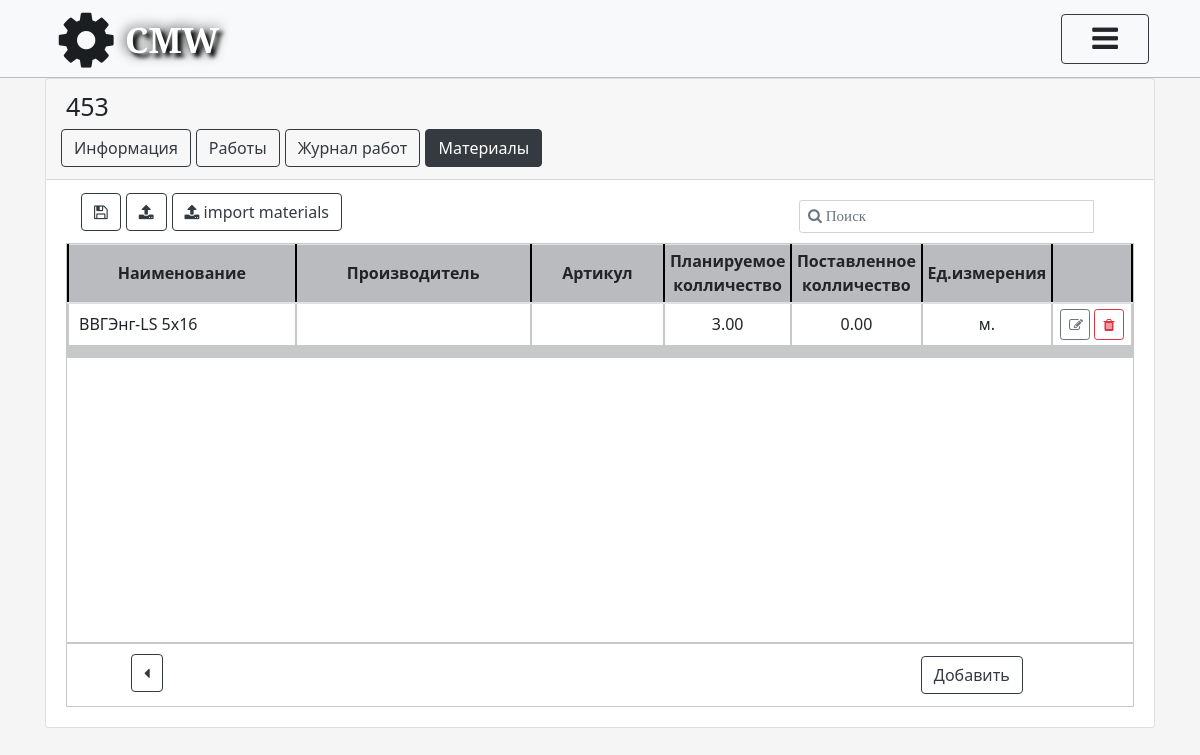
Before: /projects/detail/2015-5986-1589274616/objects/453-1597247831/materials/plan/ (signed in) with the older database file.
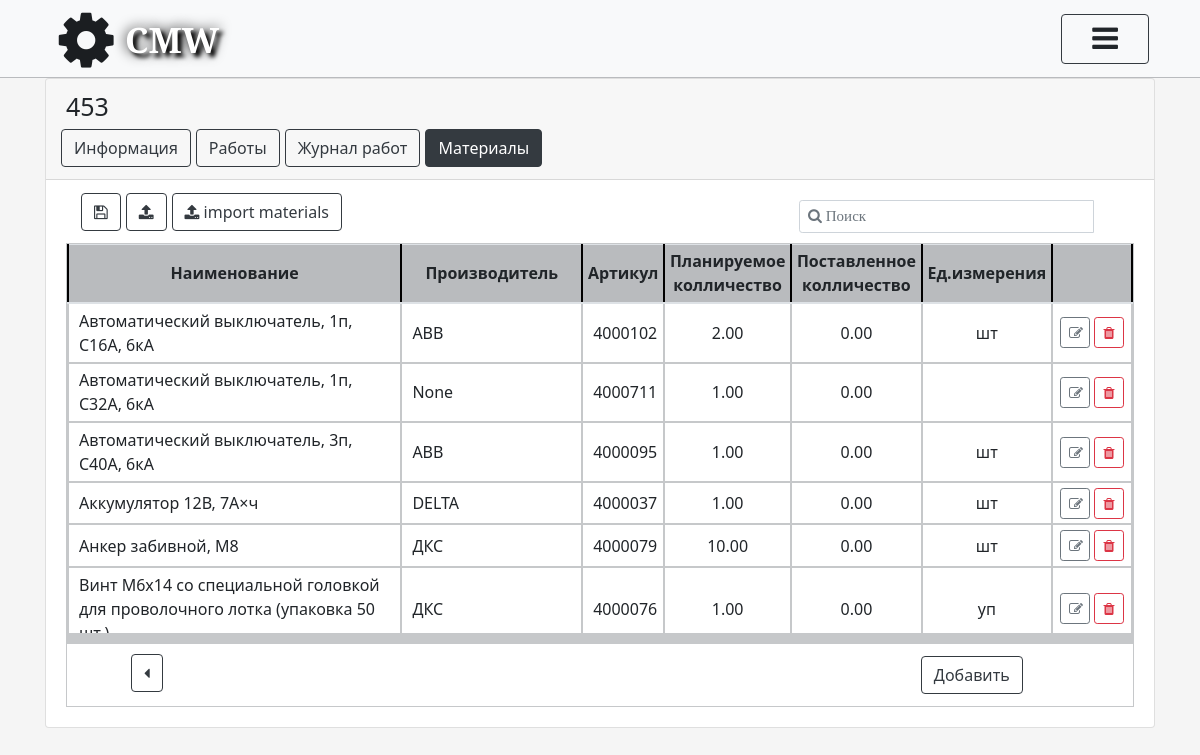
After: the same page with the newer database file.
### object/models.py (models this page shows, shortened)
class Object(models.Model):
    Name_Object = models.CharField(max_length=500, verbose_name='Наименование объекта', unique=True)
    Adress_Object = models.TextField(verbose_name='Адрес', unique=True)
    NCH_General = models.DecimalField(verbose_name='Н/Ч общее', max_digits=6, decimal_places=2)
    NCH_Spent = models.DecimalField(default=0, verbose_name='Н/Ч затрачено', max_digits=6, decimal_places=2)
    NCH_Left = models.DecimalField(default=0, verbose_name='Н/Ч осталось', max_digits=6, decimal_places=2)
    Perform_proc = models.SmallIntegerField(default=0, verbose_name='Выполнено')
    ID_Project = models.ForeignKey(Project, on_delete=models.CASCADE, verbose_name='Проект')
    ID_Rukovoditel = models.ForeignKey(CustomUser, on_delete=models.CASCADE, verbose_name='Руководитель',
                                       related_name='Руководитель', blank=True, null=True)
    ID_Menedger = models.ForeignKey(CustomUser, on_delete=models.CASCADE, verbose_name='Менеджер',
                                    related_name='Менеджер', blank=True, null=True)
    ID_Ingener = models.ForeignKey(CustomUser, on_delete=models.CASCADE, verbose_name='Инженер',
                                   related_name='Инженер', blank=True, null=True)
    ID_Montazhnik = models.ForeignKey(CustomUser, on_delete=models.CASCADE, verbose_name='Старший_монтажник',
                                      related_name='Старший_монтажник', blank=True, null=True)
    FIO_zakazchika = models.CharField(max_length=500, verbose_name='ФИО заказчика', blank=True)
    Number_phone = models.CharField(max_length=20, verbose_name='Номер телефона заказчика', blank=True)
    Note = models.TextField(verbose_name='Примечание', blank=True)
    slug = models.SlugField(max_length=150, blank=True)
    class Meta:
        verbose_name = "Объект"
        verbose_name_plural = "Объекты"

### materials/models.py (models this page shows, shortened)
class PlanMaterials(models.Model):
    material = models.ForeignKey(Materials, on_delete=models.CASCADE, verbose_name='Материал')
    quantity_plan = models.DecimalField(verbose_name='Колличество (планируемое)', max_digits=8, decimal_places=2)
    quantity_delivered = models.DecimalField(verbose_name='Колличество (поставленное)', max_digits=8, decimal_places=2,
                                             default=0)
    name_object = models.ForeignKey(Object, on_delete=models.CASCADE, verbose_name='Название объекта')
    class Meta:
        verbose_name = "Планируемые материалы"
        verbose_name_plural = "Планируемые материалы"
        ordering = ['material']

class Materials(models.Model):
    name = models.CharField(max_length=1000, verbose_name='Наименование материала')
    unit = models.ForeignKey(Unit, on_delete=models.CASCADE, verbose_name='Ед. измерения', blank=True, null=True)
    manufacturer = models.CharField(max_length=500, verbose_name='Производитель', blank=True, null=True)
    code_of_product = models.CharField(max_length=1500, verbose_name='Код продукта', blank=True, null=True)
    articul = models.CharField(max_length=500, verbose_name='Артикул', blank=True, null=True)
    class Meta:
        verbose_name = "Материалы"
        verbose_name_plural = "Материалы"
        ordering = ['name']

### work/models.py (models this page shows, shortened)
class Unit(models.Model):
    name = models.CharField(max_length=50, unique=True, verbose_name='Название ед.измерения')
    class Meta:
        verbose_name = "Ед.измерения"
        verbose_name_plural = "Ед.измерения"

### materials/views.py (the view, shortened to what this page needs)
# urls.py: path('plan/', view_plan_materials, name="plan_materials_view"),
def view_plan_materials(request, slug_proj, slug):
    name_object = Object.objects.get(slug__iexact=slug)
    search_form = SearchPlanMaterialsForm()
    plan_material = PlanMaterials.objects.filter(name_object__slug__exact=slug)
    if request.user.is_superuser == True:
        return render(request, "materials/view.html",
                      {'object_list': name_object, 'plan_materials': plan_material, 'search': search_form,
                       'slug': slug, 'slug_proj': slug_proj, 'error_superuser': 'У вас недостаточно прав',
                       })

### templates/materials/view.html (shortened to what this page needs)
{% extends 'card_object.html' %}
{% load static %}
{% block add_style %}
    <link rel="stylesheet" href="{% static 'css/plan_work.css' %}">
    <link rel="stylesheet" href="{% static 'css/objects_table.css' %}">
    <link rel="stylesheet" href="{% static 'css/materials_view.css' %}">
{% endblock %}
{% block info %}
    {% if user.is_authenticated %}
        <div class="nav_object btns_materials">
            <ul class="nav nav-pills card-header-pills ">
                <li class="nav-item" style="margin-left: 70%;  width: 300px">
                    <form action="" method="post" id="search-form_plan_materials">
                        <div class="input-group input-group-sm input_search">
                            <input type="text" name="q" id="q" class="form-control empty" style="font-size: 15px"
                                   placeholder="&#xF002; Поиск" title="Поиск по материалам">
                        </div>
                    </form>
                </li>
                <li class="btn_download">
                    <a href="{% url 'object:materials:dowload_plan_materials' slug_proj slug %}"
                       class="btn btn-outline-dark" title="Сохранить данные в Excell">
                        <i class="fa fa-floppy-o" aria-hidden="true"></i></a>
                </li>
                {% if not  error_perm %}
                    <li class="btn_download">
                        <a href="{% url 'object:materials:import_plan_materials' slug_proj slug %}"
                           class="btn btn-outline-dark" title="Загрузить данные из Excell файла">
                            <i class="fa fa-upload" aria-hidden="true"></i></a>
                    </li>
                {% endif %}
                {% if error_superuser %}
                    <li class="btn_download">
                        <a href="{% url 'object:materials:import_materials' slug_proj slug %}"
                           class="btn btn-outline-dark">
                            <i class="fa fa-upload" aria-hidden="true"></i> import materials</a>
                    </li>
                {% endif %}
            </ul>
        </div>
        <div class="zone_table_works posts">
            <table class="table table-sm ">
                <thead class="high">
                <tr>
                    <th scope="col" style=" vertical-align: middle" class="higher">Наименование</th>
                    <th scope="col" style=" vertical-align: middle" class="higher">Производитель</th>
                    <th scope="col" style=" vertical-align: middle" class="higher">Артикул</th>
                    <th scope="col" style="text-align: center; vertical-align: middle" class="higher">Планируемое
                        колличество
                    </th>
                    <th scope="col" style="text-align: center; vertical-align: middle" class="higher">Поставленное
                        колличество
                    </th>
                    <th scope="col" style="text-align: center; vertical-align: middle; " class="higher">Ед.измерения
                    </th>
                    {% if not  error_perm %}
                        <th scope="col" style="text-align: center; vertical-align: middle" class="higher"></th>
                    {% endif %}
                </tr>
                </thead>
                <tbody>
                {% for key2 in plan_materials %}
                    <tr>
                        <td style="text-align: left; padding-left: 10px; vertical-align: middle;">{{ key2.material.name }}</td>
                        <td style="text-align: left; padding-left: 10px; vertical-align: middle;">{{ key2.material.manufacturer }}</td>
                        <td style="text-align: left; padding-left: 10px; vertical-align: middle;">{{ key2.material.articul }}</td>
                        <td style="text-align: center; vertical-align: middle; width: 50px">{{ key2.quantity_plan }}</td>
                        <td style="text-align: center; vertical-align: middle; width: 50px">{{ key2.quantity_delivered }}</td>
                        <td style="text-align: center; vertical-align: middle; width: 50px">{{ key2.material.unit.name }}</td>
                        {% if not  error_perm %}
                            <td style="width: 80px; vertical-align: middle">
                                <a class="btn btn-outline-secondary btn-sm mx-auto"
                                   style="width: 30px"
                                   title="Изменить"
                                   id="btn_change_object"
                                   href="{% url 'object:materials:plan_materials_update' slug_proj=slug_proj slug=slug  pk=key2.pk %}">
                                    <i class="fa fa-pencil-square-o" aria-hidden="true"></i>
                                </a>
                                <a class="btn btn-outline-danger btn-sm mx-auto" style="width: 30px"
                                   title="Удалить"
                                   id="btn_change_object"
                                   href="{% url 'object:materials:plan_materials_delete' slug_proj=slug_proj slug=slug  pk=key2.pk %}">
                                    <i class="fa fa-trash" aria-hidden="true"></i>
                                </a>
                            </td>
                        {% endif %}
                    </tr>
                {% endfor %}
                <div class="foot">
                    <tr>
                        <td style="text-align: center; vertical-align: middle" class="footer"></td>
                        <td style="text-align: center; vertical-align: middle" class="footer"></td>
                        <td style="text-align: center; vertical-align: middle" class="footer"></td>
                        <td style="text-align: center; vertical-align: middle" class="footer"></td>
                        <td style="text-align: center; vertical-align: middle" class="footer"></td>
                        <td style="text-align: center; vertical-align: middle" class="footer"></td>
                        {% if not  error_perm %}
                            <td style="text-align: center; vertical-align: middle" class="footer"></td>
                        {% endif %}
                    </tr>
                </div>
                </tbody>
            </table>
        </div>
        <ul class="btn_control">
            <div id="btn_back">
                <a style='margin-top: 10px; margin-bottom: 10px'
                   href="{% url 'object:home' slug_proj %}"
                   class=" btn btn-outline-dark"><i
                        class="fa fa-caret-left" aria-hidden="true"></i></a>
            </div>
            {% if not  error_perm %}
                <li style="">
                    <a class="btn btn-outline-dark" id="btn_add_object"
                       href="{% url 'object:materials:plan_materials_create' slug_proj slug %}">
                        Добавить
                    </a>
                </li>
            {% endif %}
        </ul>
    {% else %}
        {% include 'registration/errorPage_auth.html' %}
    {% endif %}
{% endblock %}

### templates/card_object.html (shortened to what this page needs)
{% extends 'wrapper.html' %}
{% url 'object:detail' slug_proj slug as object_detail_url %}
{% load static %}
{% block entr %}
    <div class="card text-center">
        <div class="card-header">
            <div class="zag_name">
                <h3> {{ object_list.Name_Object }} </h3>
            </div>
            <div class="nav_object">
                <ul class="nav nav-pills card-header-pills btn_card">
                    <li class="nav-item ">
                        <a class=" btn btn-outline-dark {% if request.resolver_match.url_name == "detail" or request.resolver_match.url_name == "documents_view" or request.resolver_match.url_name == "documents_delete"%}active{% endif %}"
                           id="btn_add_object"
                           href="{% url 'object:detail'  slug_proj slug %}">
                            Информация
                        </a>
                    </li>
                    <li class="nav-item ">
                        <a class="btn btn-outline-dark "
                           id="btn_add_object"
                           href="{% url 'work:plan_work'  slug_proj slug %}">
                            Работы
                        </a>
                    </li>
                    <li class="nav-item">
                        <a class="btn btn-outline-dark "
                           id="btn_add_object"
                           href="{% url 'work:complete_work' slug_proj slug %}">
                            Журнал работ
                        </a>
                    </li>
                    <li class="nav-item">
                        <a class="btn btn-outline-dark {% if request.resolver_match.url_name == "plan_materials_view" or request.resolver_match.url_name == "plan_materials_create" or request.resolver_match.url_name == "plan_materials_delete" or request.resolver_match.url_name == "plan_materials_update" %}active{% endif %}"
                           id="btn_add_object"
                           href="{% url 'object:materials:plan_materials_view'  slug_proj slug %}">
                            Материалы
                        </a></li>
                </ul>
            </div>
        </div>
        <div class="card-body">
            {% block info %}
            {% endblock %}
        </div>
    </div>
{% endblock %}

### templates/wrapper.html (shortened to what this page needs)
{% load static %}
<!DOCTYPE html>
<html>
<head>
    <link rel="stylesheet" href="{% static 'css/bootstrap.min.css' %}">
    <link rel="stylesheet" href="{% static 'css/bootstrap-datetimepicker.min.css' %}"/>
    <link rel="stylesheet" href="https://stackpath.bootstrapcdn.com/font-awesome/4.7.0/css/font-awesome.min.css">
    <link rel="stylesheet" href="{% static 'css/style.css' %}">
    <link rel="stylesheet" href="{% static 'css/autorize.css' %}">
    <link rel="stylesheet" href="{% static 'css/projects_table.css' %}">
    <link rel="stylesheet" href="{% static 'fonts/glyphicons-halflings-regular.eot' %}">
    <link href="https://cdn.jsdelivr.net/npm/select2@4.0.13/dist/css/select2.min.css" rel="stylesheet"/>
    <link rel="stylesheet" href="{% static 'css/media_card_of_object.css' %}">
    {% block add_style %}
    {% endblock %}
</head>
<body>
<header class="header" id="header">
    <nav class="navbar navbar-expand-lg bg-light">
        <div class="container">
            <a class="logo" href="{% url 'project:home' %}">
                <div class="icon_logo" id="icon_logo">
                    <div>
                        <i class="fa fa-cog fa-4x fa-fw" id="logo_move"></i>
                    </div>
                    <div class="CMW_logo">
                        <h2>CMW</h2>
                    </div>
                </div>
            </a>
<nav class="dws-menu  ">
    <ul class='navbar-nav mr-auto'>
        <li class=" btn-user " style="padding-right: 50px">
            <a class="nav-link  btn  btn-outline-dark navbarDropdown " id="navbarDropdown"
               role="button" style="width: 200%; text-align: center"
               data-toggle="dropdown" aria-haspopup="true" aria-expanded="false">
                <i class="fa fa-bars" aria-hidden="true" style="font-size: 30px"></i>
        </a>
        </li>
    </ul>
</nav>
        </div>
    </nav>
</header>
<div class="container">
    {% block entr %}
    {% endblock %}
</div>
</body>
</body>
</html>

Changed rows visible on the page:
no longer on this page (row edited): PlanMaterials: material.name "ВВГЭнг-LS 5х16", quantity_plan "3.00", quantity_delivered "0.00", material.unit.name "м."
added PlanMaterials: material.name "Автоматический выключатель, 1п, C16А, 6кА", material.manufacturer "ABB", material.articul "4000102", quantity_plan "2.00", quantity_delivered "0.00", material.unit.name "шт"
added PlanMaterials: material.name "Автоматический выключатель, 1п, C32A, 6кА", material.manufacturer "None", material.articul "4000711", quantity_plan "1.00", quantity_delivered "0.00"
added PlanMaterials: material.name "Автоматический выключатель, 3п, C40А, 6кА", material.manufacturer "ABB", material.articul "4000095", quantity_plan "1.00", quantity_delivered "0.00", material.unit.name "шт"
added PlanMaterials: material.name "Аккумулятор 12В, 7А×ч", material.manufacturer "DELTA", material.articul "4000037", quantity_plan "1.00", quantity_delivered "0.00", material.unit.name "шт"
added PlanMaterials: material.name "Анкер забивной, М8", material.manufacturer "ДКС", material.articul "4000079", quantity_plan "10.00", quantity_delivered "0.00", material.unit.name "шт"
added PlanMaterials: material.name "Винт M6x14 со специальной головкой для проволочного лотка (упаковка 50…", material.manufacturer "ДКС", material.articul "4000076", quantity_plan "1.00", quantity_delivered "0.00", material.unit.name "уп"
